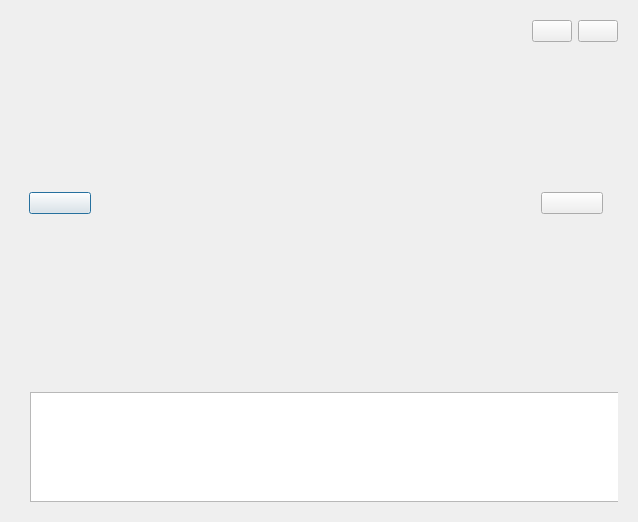
<?xml version="1.0" encoding="UTF-8"?>
<ui version="4.0">
 <class>SlideShowDialog</class>
 <widget class="QDialog" name="SlideShowDialog">
  <property name="geometry">
   <rect>
    <x>0</x>
    <y>0</y>
    <width>638</width>
    <height>522</height>
   </rect>
  </property>
  <property name="windowTitle">
   <string>Dialog</string>
  </property>
  <layout class="QVBoxLayout" name="verticalLayout" stretch="7,1">
   <item>
    <widget class="QWidget" name="slideShow" native="true">
     <layout class="QGridLayout" name="gridLayout">
      <item row="1" column="1">
       <widget class="PicAnimationWidget" name="picAnimation" native="true"/>
      </item>
      <item row="1" column="0">
       <widget class="QWidget" name="slidePrewid" native="true">
        <property name="minimumSize">
         <size>
          <width>80</width>
          <height>0</height>
         </size>
        </property>
        <property name="maximumSize">
         <size>
          <width>80</width>
          <height>16777215</height>
         </size>
        </property>
        <layout class="QVBoxLayout" name="verticalLayout_2">
         <item>
          <widget class="PicButton" name="slidepreBtn">
           <property name="text">
            <string/>
           </property>
          </widget>
         </item>
        </layout>
       </widget>
      </item>
      <item row="1" column="2">
       <widget class="QWidget" name="slideNextwid" native="true">
        <property name="minimumSize">
         <size>
          <width>80</width>
          <height>0</height>
         </size>
        </property>
        <property name="maximumSize">
         <size>
          <width>80</width>
          <height>16777215</height>
         </size>
        </property>
        <layout class="QVBoxLayout" name="verticalLayout_3">
         <item>
          <widget class="PicButton" name="slidenextBtn">
           <property name="text">
            <string/>
           </property>
          </widget>
         </item>
        </layout>
       </widget>
      </item>
      <item row="0" column="2">
       <layout class="QHBoxLayout" name="horizontalLayout_3">
        <item>
         <widget class="PicStatusButton" name="playBtn">
          <property name="text">
           <string/>
          </property>
         </widget>
        </item>
        <item>
         <widget class="PicButton" name="closeBtn">
          <property name="text">
           <string/>
          </property>
         </widget>
        </item>
       </layout>
      </item>
     </layout>
    </widget>
   </item>
   <item>
    <widget class="QWidget" name="preShow" native="true">
     <layout class="QHBoxLayout" name="horizontalLayout">
      <item>
       <widget class="QWidget" name="widget" native="true">
        <property name="minimumSize">
         <size>
          <width>0</width>
          <height>120</height>
         </size>
        </property>
        <property name="maximumSize">
         <size>
          <width>16777215</width>
          <height>120</height>
         </size>
        </property>
        <widget class="PreListWidget" name="preListWidget">
         <property name="geometry">
          <rect>
           <x>10</x>
           <y>10</y>
           <width>16777215</width>
           <height>110</height>
          </rect>
         </property>
         <property name="minimumSize">
          <size>
           <width>0</width>
           <height>110</height>
          </size>
         </property>
         <property name="maximumSize">
          <size>
           <width>16777215</width>
           <height>110</height>
          </size>
         </property>
         <property name="flow">
          <enum>QListView::LeftToRight</enum>
         </property>
         <property name="viewMode">
          <enum>QListView::IconMode</enum>
         </property>
        </widget>
       </widget>
      </item>
     </layout>
    </widget>
   </item>
  </layout>
 </widget>
 <customwidgets>
  <customwidget>
   <class>PicButton</class>
   <extends>QPushButton</extends>
   <header location="global">picbutton.h</header>
  </customwidget>
  <customwidget>
   <class>PicStatusButton</class>
   <extends>QPushButton</extends>
   <header location="global">picstatusbutton.h</header>
  </customwidget>
  <customwidget>
   <class>PicAnimationWidget</class>
   <extends>QWidget</extends>
   <header location="global">picanimationwidget.h</header>
   <container>1</container>
  </customwidget>
  <customwidget>
   <class>PreListWidget</class>
   <extends>QListWidget</extends>
   <header location="global">prelistwidget.h</header>
  </customwidget>
 </customwidgets>
 <resources/>
 <connections/>
</ui>
